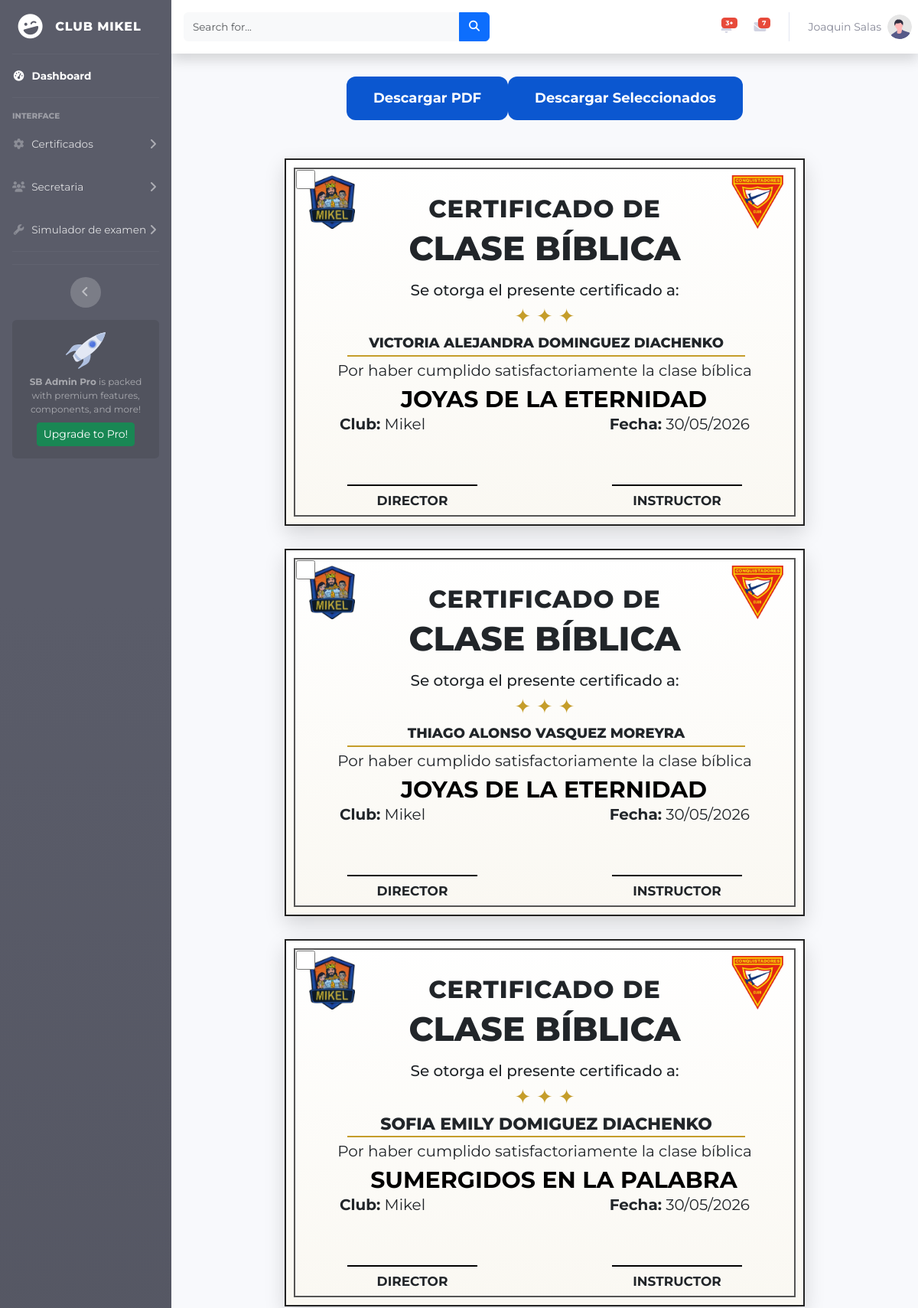
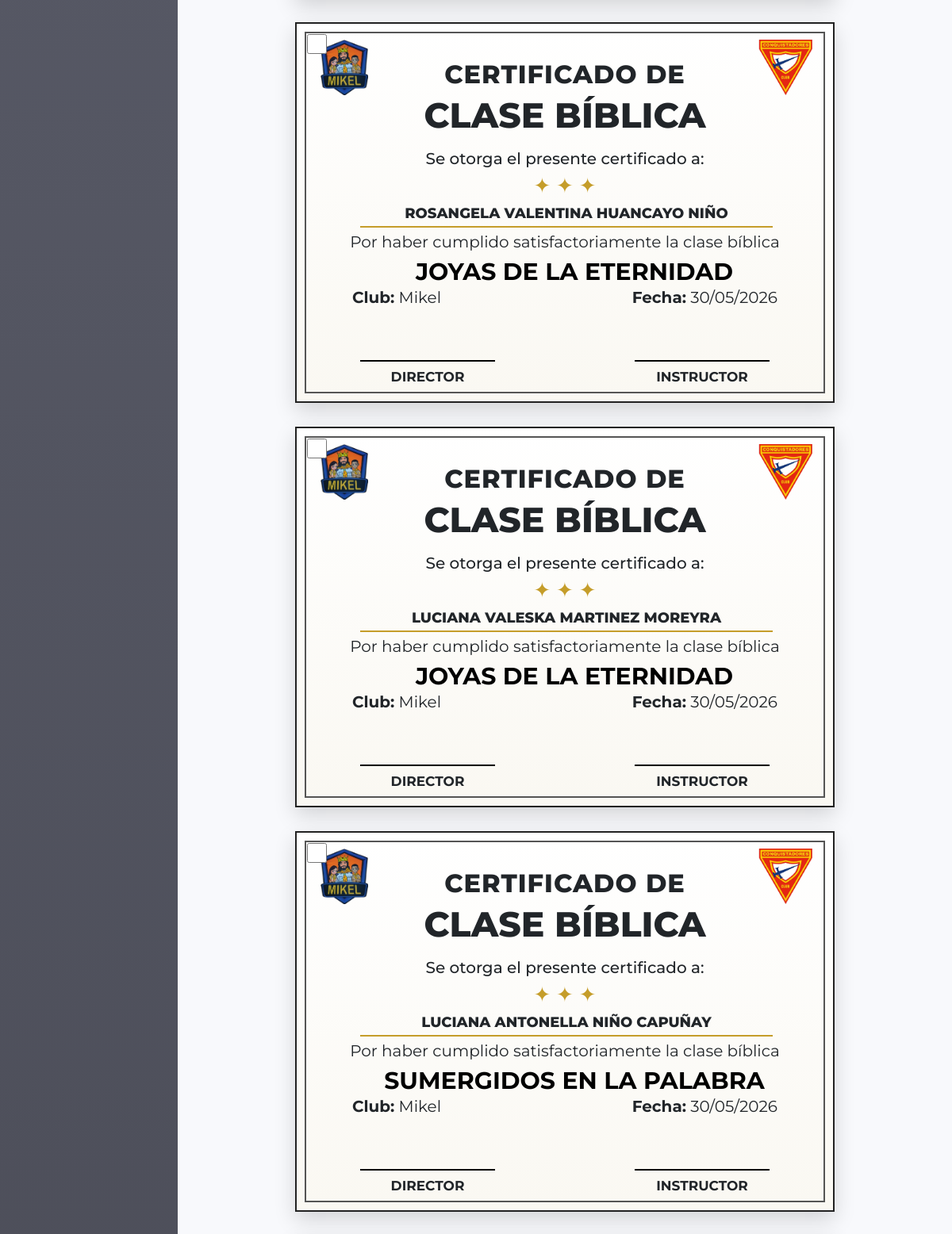
Page /certificados/clases/todos.php (signed in, upper part) on the committed database (2 pictures, top to bottom).
### tables this page shows
CREATE TABLE `certificados` (
  `id` int(11) NOT NULL,
  `nombre` varchar(255) DEFAULT NULL,
  `fecha` date DEFAULT NULL,
  `logo_club` varchar(255) DEFAULT NULL,
  `logo_conquistadores` varchar(255) DEFAULT NULL,
  `fecha_registro` timestamp NOT NULL DEFAULT current_timestamp(),
  `clase_biblica` varchar(150) NOT NULL
);

### certificados/clases/todos.php (the view, shortened to what this page needs)
<?php
include '../conexion.php';
$sql = "SELECT * FROM certificados
ORDER BY id DESC";
$resultado = mysqli_query($conn,$sql);
?>
<!DOCTYPE html>
<html lang="en">
<head>
   <?php
         require("../../vista/style.php");
         require("../../vista/estilos.php");
    ?>
</head>
<body id="page-top">
     <div id="wrapper">
        <?php require("../../vista/menuv.php"); ?>
        <div id="content-wrapper" class="d-flex flex-column">
            <div id="content">
                    <?php
                        require("../../vista/menuh.php");
                    ?>
                    <div class="container-fluid">
                        <div class="acciones">
                            <button onclick="descargarPDF()">
                                Descargar PDF
                            </button>
                            <button onclick="descargarSeleccionados()">
                                Descargar Seleccionados
                            </button>
                        </div>
                        <div class="galeria">
                            <?php while($fila = mysqli_fetch_assoc($resultado)){
                            $fecha =
                            date("d/m/Y",
                            strtotime($fila['fecha']));
                            $nombre =
                            strtoupper($fila['nombre']);
                            $claseNombre = "nombre";
                            if(strlen($nombre) > 30){
                                $claseNombre .= " nombreLargo";
                            }
                            ?>
                                <div class="contenedorCertificado">
                                    <input type="checkbox"
                                        class="checkCertificado">
                                    <div class="certificado">
                                    <img class="logoClub"
                                    src="../logos/<?php echo $fila['logo_club']; ?>">
                                    <img class="logoConquistadores"
                                    src="../logos/<?php echo $fila['logo_conquistadores']; ?>">
                                    <div class="titulo1">
                                        CERTIFICADO DE
                                    </div>
                                    <div class="titulo2">
                                        CLASE BÍBLICA
                                    </div>
                                    <div class="texto1">
                                        Se otorga el presente certificado a:
                                    </div>
                                    <div class="decoracion1">
                                        ✦ ✦ ✦
                                    </div>
                                    <div class="<?php echo $claseNombre; ?>">
                                        <?php echo $nombre; ?>
                                    </div>
                                    <div class="lineaNombre"></div>
                                    <div class="descripcion">
                                        Por haber cumplido satisfactoriamente la clase bíblica
                                    </div>
                                    <div class="descripcion2">
                                        <?php echo $fila['clase_biblica']; ?>
                                    </div>
                                    <div class="club">
                                        <b>Club:</b> Mikel
                                    </div>
                                    <div class="fecha">
                                        <b>Fecha:</b> <?php echo $fecha; ?>
                                    </div>
                                    <div class="lineaFirma1"></div>
                                    <div class="lineaFirma2"></div>
                                    <div class="director">
                                        DIRECTOR
                                    </div>
                                    <div class="instructor">
                                        INSTRUCTOR
                                    </div>
                                    </div>
                                </div>
                            <?php } ?>
                        </div>
                    </div>
            </div>
        </div>
    </div>
</body>
</html>

### certificados/clases/todos.php (style rules this page uses)
* { margin:0; padding:0; box-sizing:border-box; }
body { background:#f0f2f5; font-family:'Montserrat',sans-serif; }
.acciones { width:100%; display:flex; justify-content:center; margin:30px 0; }
.acciones button { padding:15px 35px; background:#0b57d0; color:white; border:none; border-radius:12px; font-size:18px; font-weight:700; cursor:pointer; transition:.3s; }
.galeria { width:100%; padding:20px; display:grid; grid-template-columns:repeat(2, 1fr); gap:30px; justify-items:center; align-items:start; }
.contenedorCertificado { position:relative; }
.checkCertificado { position:absolute; top:15px; left:15px; width:25px; height:25px; z-index:999; cursor:pointer; }
@media (max-width:1500px) { .galeria { grid-template-columns:1fr; } }
.certificado { position:relative; width:680px; height:480px; background: linear-gradient( to bottom, #ffffff, #faf8f2 ); border:2px solid #222; overflow:hidden; box-shadow: 0 10px 25px rgba(0,0,0,.15); }
.certificado::before { content:""; position:absolute; top:10px; left:10px; right:10px; bottom:10px; border:2px solid #555; }
.logoClub { position:absolute; top:20px; left:25px; width:70px; height:70px; object-fit:contain; }
.logoConquistadores { position:absolute; top:20px; right:25px; width:70px; height:70px; object-fit:contain; }
.titulo1 { position:absolute; top:40px; width:100%; text-align:center; font-size:32px; font-weight:800; letter-spacing:1px; }
.titulo2 { position:absolute; top:82px; width:100%; text-align:center; font-size:44px; font-weight:800; }
.texto1 { position:absolute; top:155px; width:100%; text-align:center; font-size:20px; font-weight:500; }
.decoracion1 { position:absolute; top:185px; width:100%; text-align:center; font-size:26px; color:#c59d2a; }
.nombre { position:absolute; top:205px; left:40px; width:600px; height:70px; display:flex; align-items:center; justify-content:center; text-align:center; font-size:22px; font-weight:800; line-height:1.2; word-break:break-word; overflow:hidden; padding:0 10px; }
.nombreLargo { font-size:18px; }
.lineaNombre { position:absolute; top:255px; left:80px; width:520px; border-bottom:2px solid #c59d2a; }
.descripcion { position:absolute; top:260px; width:100%; text-align:center; font-size:20px; }
.descripcion2 { position:absolute; top:290px; left:90px; width:520px; text-align:center; font-size:30px; font-weight:700; color:#000; }
.club { position:absolute; top:330px; left:70px; font-size:20px; }
.fecha { position:absolute; top:330px; right:70px; font-size:20px; }
.lineaFirma1 { position:absolute; bottom:50px; left:80px; width:170px; border-bottom:2px solid black; }
.lineaFirma2 { position:absolute; bottom:50px; right:80px; width:170px; border-bottom:2px solid black; }
.director { position:absolute; bottom:18px; left:85px; width:160px; text-align:center; font-size:17px; font-weight:700; }
.instructor { position:absolute; bottom:18px; right:85px; width:160px; text-align:center; font-size:17px; font-weight:700; }

### rows in the picture
certificados: logo_club (picture), logo_conquistadores (picture), nombre "VICTORIA ALEJANDRA DOMINGUEZ DIACHENKO", clase_biblica "JOYAS DE LA ETERNIDAD", fecha "30/05/2026"
certificados: logo_club (picture), logo_conquistadores (picture), nombre "THIAGO ALONSO VASQUEZ MOREYRA", clase_biblica "JOYAS DE LA ETERNIDAD", fecha "30/05/2026"
certificados: logo_club (picture), logo_conquistadores (picture), nombre "SOFIA EMILY DOMIGUEZ DIACHENKO", clase_biblica "SUMERGIDOS EN LA PALABRA", fecha "30/05/2026"
certificados: logo_club (picture), logo_conquistadores (picture), nombre "ROSANGELA VALENTINA HUANCAYO NIÑO", clase_biblica "JOYAS DE LA ETERNIDAD", fecha "30/05/2026"
certificados: logo_club (picture), logo_conquistadores (picture), nombre "LUCIANA VALESKA MARTINEZ MOREYRA", clase_biblica "JOYAS DE LA ETERNIDAD", fecha "30/05/2026"
certificados: logo_club (picture), logo_conquistadores (picture), nombre "LUCIANA ANTONELLA NIÑO CAPUÑAY", clase_biblica "SUMERGIDOS EN LA PALABRA", fecha "30/05/2026"

### other values in the picture
$_SESSION['nom_session'] "Joaquin Salas"
